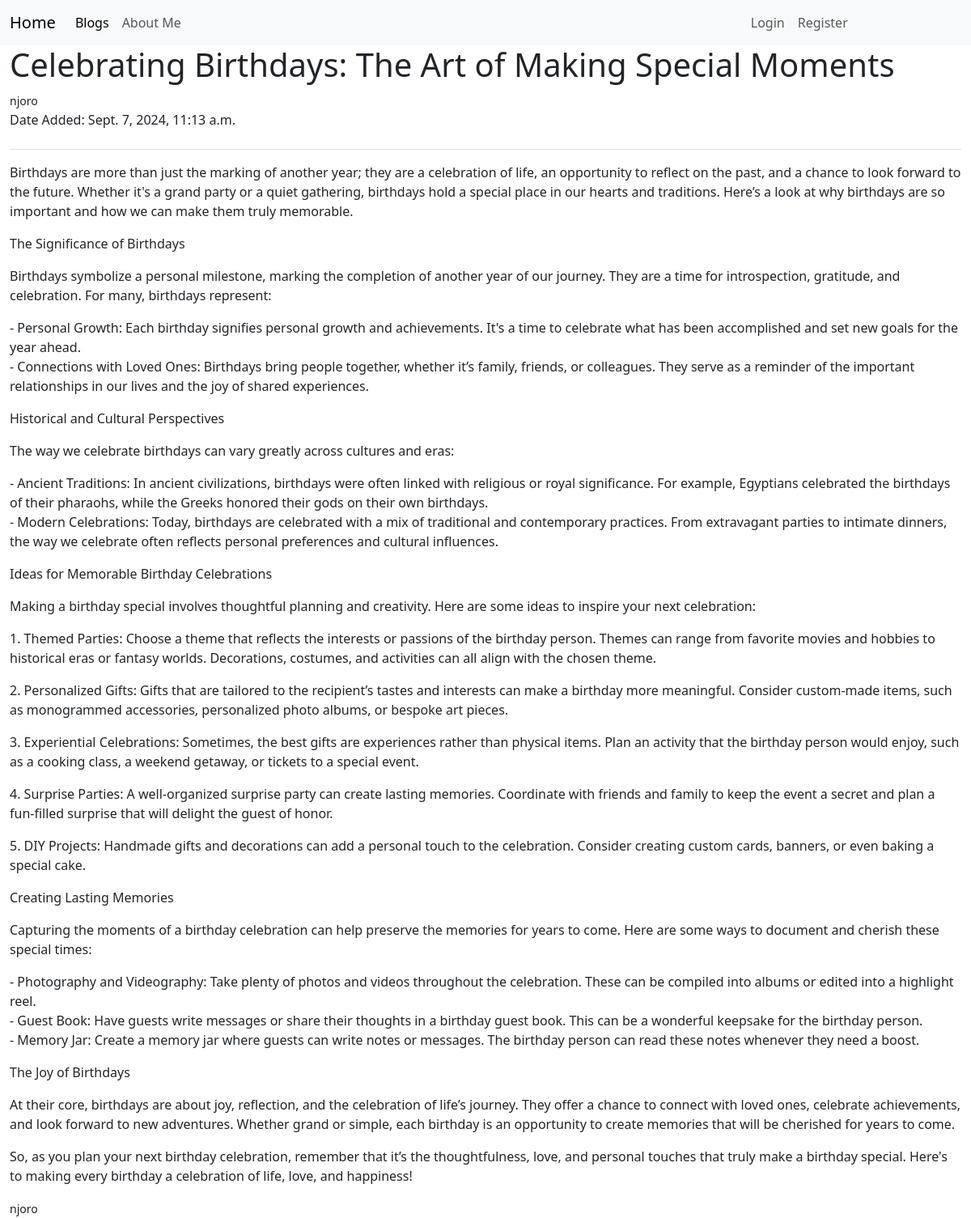
The page /blog-view/8 on the database its author committed.
### blogs/models.py (models this page shows, shortened)
class BlogPost(models.Model):
    title = models.CharField(max_length=200)
    text = models.TextField()
    date_added = models.DateTimeField(auto_now_add=True)
    owner = models.ForeignKey(User, on_delete=models.CASCADE)

### blogs/views.py (the view)
# urls.py: path('blog-view/<int:title_id>', views.blogpost, name="blogpost"),
def blogpost(request, title_id):
    blogpost = BlogPost.objects.get(id=title_id)
    logged_user = request.user
    context = {'blogpost': blogpost, 'logged_user': logged_user}
    return render(request, 'blogs/blogpost.html', context)

### blogs/templates/blogs/blogpost.html (shortened to what this page needs)
{% extends "blogs/base.html" %}
    {% block page_header %}
    <div class="card-header">
        <h1>{{ blogpost.title }}</h1>
        <small>{{ blogpost.owner }}</small>
        <p>Date Added: {{ blogpost.date_added }}</p>
    </div>
    {% endblock page_header %}
    {% block content %}
    <div class="card-body">
        <p>{{ blogpost.text|linebreaks }}</p>
    </div>
    <div class="card-footer">
        <small>{{ blogpost.owner }}</small>
    </div>
  </div>
  {%endblock content %}

### blogs/templates/blogs/base.html (style rules this page uses)
html, body { height: 100%; margin: 0; }
body { display: flex; flex-direction: column; }

### rows shown on the page
BlogPost: title "Celebrating Birthdays: The Art of Making Special Moments", owner "njoro", date_added "Sept. 7, 2024, 11:13 a.m.", text "Birthdays are more than just the marking of another year; they are a celebration of life, an opportunity to reflect on the past, and a chance to look forward to the future. Whether it's a grand party or a quiet gathering, birthdays hold a special place in our hearts and traditions. Here’s a look at why birthdays are so important and how we can make them truly memorable. The Significance of Birthdays Birthdays symbolize a personal milestone, marking the completion of another year of our journey. They are a time for introspection, gratitude, and celebration. For many, birthdays represent: - Personal Growth: Each birthday signifies personal growth and achievements. It's a time to celebrate…"
